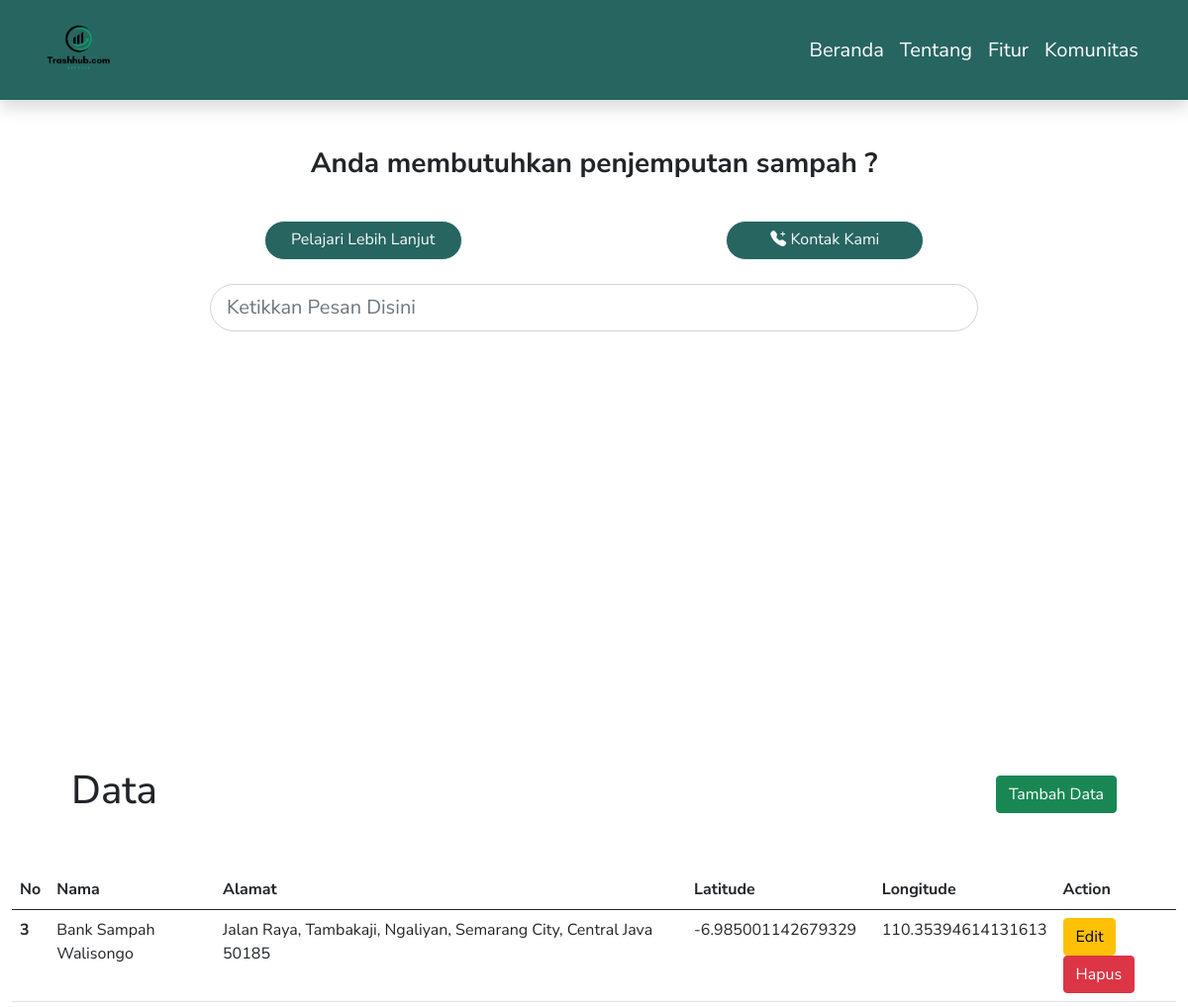
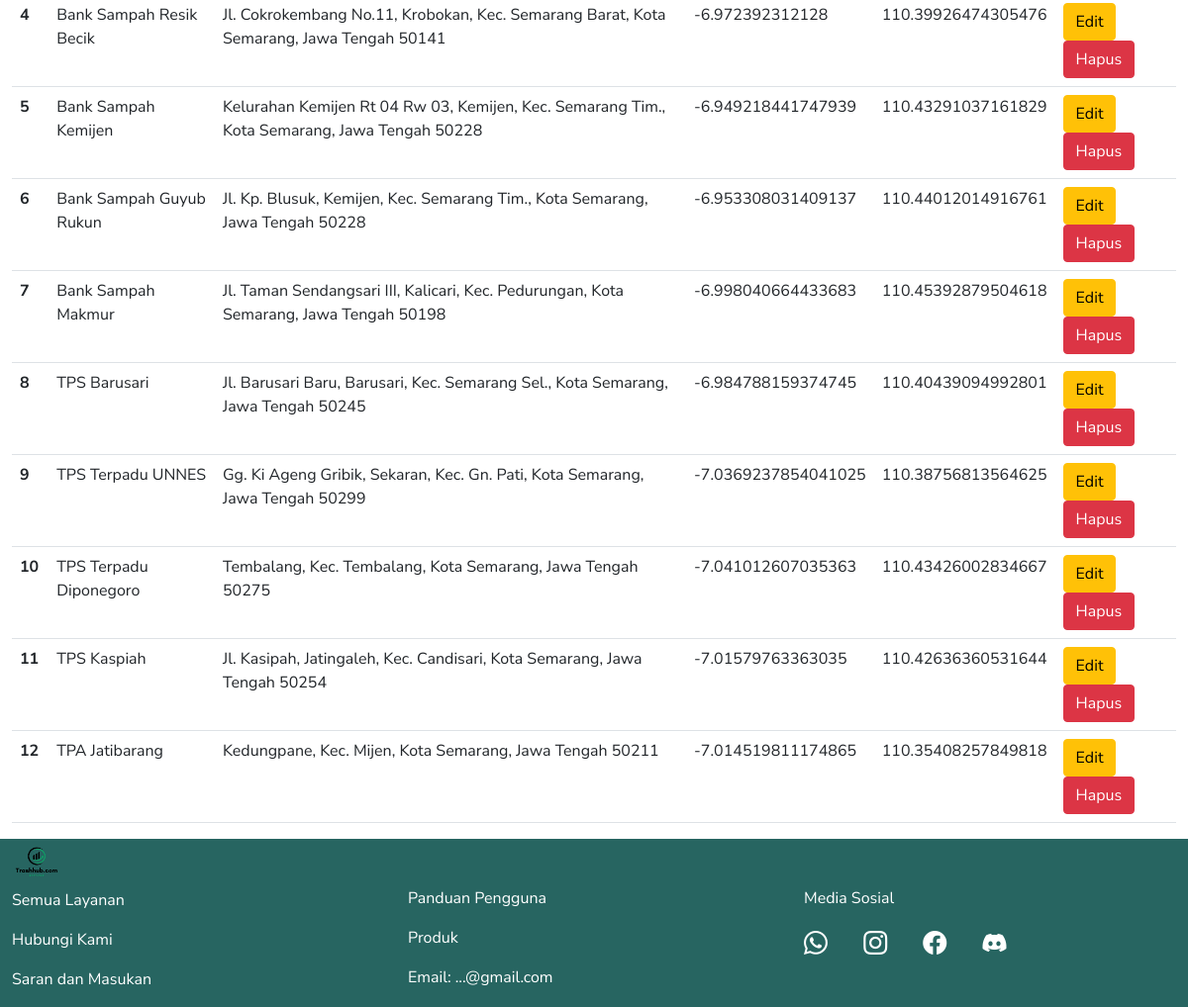
Screenshot of /fitur.php with the database file from the repository (2 pictures, top to bottom).
### tables this page shows
CREATE TABLE `tbl_data` (
  `id` int(11) NOT NULL,
  `nama` varchar(50) NOT NULL,
  `alamat` varchar(100) NOT NULL,
  `latitude` varchar(255) NOT NULL,
  `longitude` varchar(255) NOT NULL
);

### fitur.php (the view, shortened to what this page needs)
<?php
require 'koneksi.php';
$hasil = mysqli_query($koneksi, 'SELECT * FROM tbl_data');
$data = [];
while ($d = mysqli_fetch_assoc($hasil)) {
  $data[] = $d;
}
?>
<!DOCTYPE html>
<html lang="en">
<head>
  <link href="https://cdn.jsdelivr.net/npm/bootstrap@5.0.2/dist/css/bootstrap.min.css" rel="stylesheet">
  <link rel="stylesheet" href="https://cdn.jsdelivr.net/npm/bootstrap-icons@1.11.1/font/bootstrap-icons.css">
  <link href="https://unpkg.com/aos@2.3.1/dist/aos.css" rel="stylesheet">
  <link rel="stylesheet" href="style.css" />
  <link rel="stylesheet" href="https://cdnjs.cloudflare.com/ajax/libs/animate.css/4.1.1/animate.min.css" />
  <link rel="stylesheet" href="https://unpkg.com/leaflet@1.9.4/dist/leaflet.css" />
  <link rel="stylesheet" href="https://cdnjs.cloudflare.com/ajax/libs/font-awesome/6.7.1/css/all.min.css" />
</head>
<body>
  <nav class="navbar navbar-expand-lg navbar-dark shadow mb-5 sticky-top" style="background-color: #276561;">
    <div class="container">
      <a class="navbar-brand" href="#">
        <img src="asset/LOGOTRASHHUB.png" style="height: 10%; width: 10%;">
      </a>
      <div class="collapse navbar-collapse" id="navbarNavAltMarkup">
        <div class="navbar-nav ms-auto fs-5">
          <a class="nav-link active" aria-current="page" href="index.php">Beranda</a>
          <a class="nav-link active" href="tentangkami.php">Tentang</a>
          <a class="nav-link active" href="#">Fitur</a>
          <a class="nav-link active" href="ulasanpengguna.php">Komunitas</a>
        </div>
      </div>
    </div>
  </nav>
  <div class="container-fluid justify-content-space-between mt-5">
    <div class="row text-center mb-2">
      <div class="col">
        <h3><strong>Anda membutuhkan penjemputan sampah ?</strong></h3>
        <br>
      </div>
    </div>
    <div class="row d-flex justify-content-evenly text-center mb-4">
      <a href="panduan.html" class="btn btn-outline-light rounded-pill" style="background-color: #276561; width: 200px; height: 40px;">Pelajari Lebih Lanjut</a>
      <a href="#" class="btn btn-outline-light rounded-pill" style="background-color: #276561; width: 200px; height: 40px;"><i class="bi bi-telephone-plus-fill"></i>
        </svg>Kontak Kami</a>
    </div>
    <div class="row justify-content-center">
      <div class="col-md-8 mb-4">
        <input class="form-control form-control-lg rounded-pill" type="text" placeholder="Ketikkan Pesan Disini" aria-label=".form-control-lg example">
      </div>
    </div>
  </div>
  <div id="map" class="m-5"></div>
  <div class="container-fluid">
    <div class="row m-5">
      <div class="col-12 d-flex justify-content-between align-items-center">
        <h1>Data</h1>
        <a href="tambah.php" class="btn btn-success">Tambah Data</a>
      </div>
    </div>
    <table class="table">
      <thead>
        <tr>
          <th scope="col">No</th>
          <th scope="col">Nama</th>
          <th scope="col">Alamat</th>
          <th scope="col">Latitude</th>
          <th scope="col">Longitude</th>
          <th scope="col">Action</th>
        </tr>
      </thead>
      <tbody>
        <?php foreach ($data as $banksampah) : ?>
          <tr>
            <th scope="row"><?php echo $banksampah['id'] ?></th>
            <td><?= $banksampah['nama'] ?></td>
            <td><?= $banksampah['alamat'] ?></td>
            <td><?= $banksampah['latitude'] ?></td>
            <td><?= $banksampah['longitude'] ?></td>
            <td>
              <a href="update.php?id=<?= $banksampah['id'] ?>" class="btn btn-warning">Edit</a>
              <a href="?id=<?= $banksampah['id'] ?>&method=hapus" class="btn btn-danger">Hapus</a>
            </td>
          </tr>
        <?php endforeach ?>
      </tbody>
    </table>
  </div>
  <footer>
    <section id="kontak">
      <div data-aos="zoom-in" class="container-fluid" style="background-color: #276561;">
        <div class="row" style="color: white;">
          <div class="col">
            <img src="asset/LOGOTRASHHUB.png" style="width: 50px; height: 50px;">
            <br>
            <p>Semua Layanan</p>
            <p>Hubungi Kami</p>
            <p>Saran dan Masukan</p>
          </div>
          <div class="col mt-5">
            <p>Panduan Pengguna</p>
            <p>Produk</p>
            <p>Email: ...@gmail.com</p>
          </div>
          <div class="col mt-5">
            <p>Media Sosial</p>
            <a href="" style="text-decoration: none; color:white"><i class="bi bi-whatsapp" style="font-size: 1.5rem; letter-spacing: 2rem;"></i></a>
            <a href="" style="text-decoration: none; color:white"><i class="bi bi-instagram" style="font-size: 1.5rem; letter-spacing: 2rem;"></i></a>
            <a href="" style="text-decoration: none; color:white"><i class="bi bi-facebook" style="font-size: 1.5rem; letter-spacing: 2rem;"></i></a>
            <a href="" style="text-decoration: none; color:white"><i class="bi bi-discord" style="font-size: 1.5rem; letter-spacing: 2rem;"></i></a>
          </div>
        </div>
      </div>
    </section>
  </footer>
</body>
</html>

### style.css (style rules this page uses)
body { font-family: 'Nunito Sans', sans-serif; min-height: 1000px; }

### fitur.php (style rules this page uses)
#map { height: 40vh; }

### rows the page displays
tbl_data: id "3", nama "Bank Sampah Walisongo", alamat "Jalan Raya, Tambakaji, Ngaliyan, Semarang City, Central Java 50185", latitude "-6.985001142679329", longitude "110.35394614131613"
tbl_data: id "4", nama "Bank Sampah Resik Becik", alamat "Jl. Cokrokembang No.11, Krobokan, Kec. Semarang Barat, Kota Semarang, Jawa Tengah 50141", latitude "-6.972392312128", longitude "110.39926474305476"
tbl_data: id "5", nama "Bank Sampah Kemijen", alamat "Kelurahan Kemijen Rt 04 Rw 03, Kemijen, Kec. Semarang Tim., Kota Semarang, Jawa Tengah 50228", latitude "-6.949218441747939", longitude "110.43291037161829"
tbl_data: id "6", nama "Bank Sampah Guyub Rukun", alamat "Jl. Kp. Blusuk, Kemijen, Kec. Semarang Tim., Kota Semarang, Jawa Tengah 50228", latitude "-6.953308031409137", longitude "110.44012014916761"
tbl_data: id "7", nama "Bank Sampah Makmur", alamat "Jl. Taman Sendangsari III, Kalicari, Kec. Pedurungan, Kota Semarang, Jawa Tengah 50198", latitude "-6.998040664433683", longitude "110.45392879504618"
tbl_data: id "8", nama "TPS Barusari", alamat "Jl. Barusari Baru, Barusari, Kec. Semarang Sel., Kota Semarang, Jawa Tengah 50245", latitude "-6.984788159374745", longitude "110.40439094992801"
tbl_data: id "9", nama "TPS Terpadu UNNES", alamat "Gg. Ki Ageng Gribik, Sekaran, Kec. Gn. Pati, Kota Semarang, Jawa Tengah 50299", latitude "-7.0369237854041025", longitude "110.38756813564625"
tbl_data: id "10", nama "TPS Terpadu Diponegoro", alamat "Tembalang, Kec. Tembalang, Kota Semarang, Jawa Tengah 50275", latitude "-7.041012607035363", longitude "110.43426002834667"
tbl_data: id "11", nama "TPS Kaspiah", alamat "Jl. Kasipah, Jatingaleh, Kec. Candisari, Kota Semarang, Jawa Tengah 50254", latitude "-7.01579763363035", longitude "110.42636360531644"
tbl_data: id "12", nama "TPA Jatibarang", alamat "Kedungpane, Kec. Mijen, Kota Semarang, Jawa Tengah 50211", latitude "-7.014519811174865", longitude "110.35408257849818"
